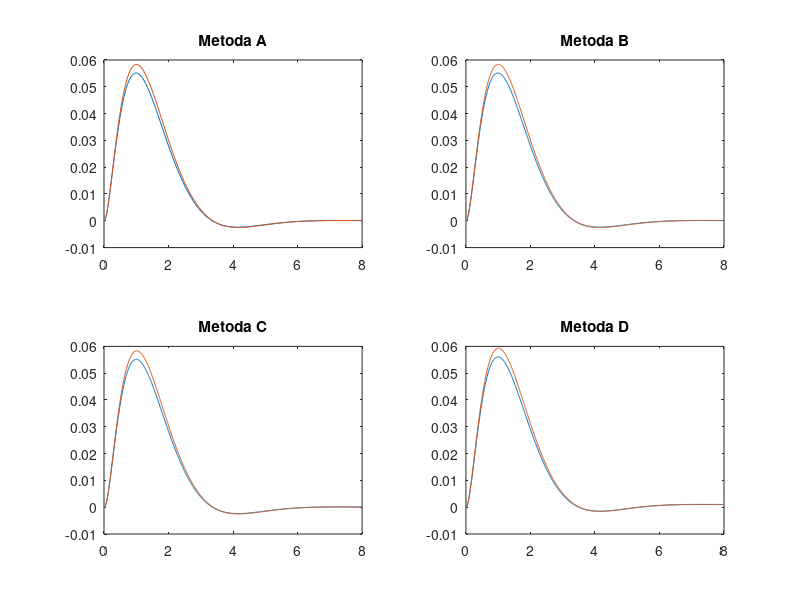

Source code (MATLAB):
% Dane
clearvars;
tspan = [0,8];
x = @(t) exp(-t)*sin(t);
A = [-19/3, 2/3; -2/3, -14/3];
b = [1;1];
dt = 0.01;
I = [1,0;0,1];
f = @(t,y) A*y + b*x(t);

% Podpunkt a
ic = [0;0];
[ta,ya] = ode45(f,tspan,ic);

% Podpunkt b
t = tspan(1) : dt : tspan(2);
N = length(t);
yb = zeros(2,N);
yb(:,2) =yb(:,1)+ dt*f(t(1),yb(:,1));

for i = 3:N
    yb(:,i) = yb(:,i-1) + dt/2*(3*f(t(i-1),yb(:,i-1)) - f(t(i-2),yb(:,i-2)));
end

% Podpunkt c
yc = zeros(2,N);
yc(:,2) = (I - A*dt) \ ( dt*f(t(2),yc(:,2)));

for i = 3:N
    yc(:,i) = (I - A*dt) \ ( yc(:,i-2) + dt*f(t(i-2),yc(:,i-2)) + dt*b*x(t(i-2)));
end



% Podpunkt d
yd = zeros(2,N);
L = [ I - A.*(1/6).*dt , A.*(1/3).*dt , A.*(-1/6).*dt;
      A.*(-1/6).*dt , I - A.*(5/12).*dt, A.*(1/12).*dt;
      A.*(-1/6).*dt , A.*(-2/3).*dt, I - A.*(1/6).*dt    
    ];

w = [1/6, 2/3, 1/6];


for i = 2:N
    p = [ f(t(i-1),yd(:,i-1));
          f(t(i-1),yd(:,i-1)) + b*x(1/2*dt);
          f(t(i-1),yd(:,i-1)) + b*x(dt);
        ];
    F = L\p;
    yd(1,i) =  yd(1,i-1) + (F(1)*w(1) + F(3)*w(2) + F(5)*w(3)).*dt;
    yd(2,i) =  yd(2,i-1) + (F(2)*w(1) + F(4)*w(2) + F(6)*w(3)).*dt;
end

% Wykresy

figure(1);
hold on;
subplot(2,2,1);
plot(ta, ya(:,1), ta, ya(:,2));
title('Metoda A');

subplot(2,2,2);
plot(t, yb(1,:), t, yb(2,:));
title('Metoda B');

subplot(2,2,3);
plot(t, yc(1,:), t, yc(2,:));
title('Metoda C');

subplot(2,2,4);
plot(t, yd(1,:), t, yd(2,:));
title('Metoda D');

% plot(ta, ya(:,2),t,yb(2,:),t,yc(2,:),t,yd(2,:));
% xlabel("t");
% ylabel("y");
% legend("y2a","y2b","y2c","y2d");

hold off;